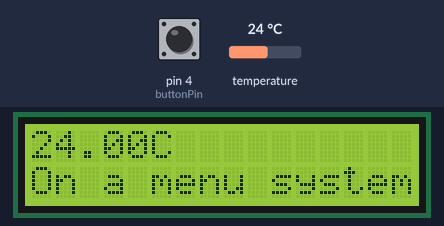
A sketch run on a simulated Arduino Uno, built with avr-gcc and run on an emulated ATmega328P. On the bench: 16×2 character LCD. The test bench sets the inputs (shaded band); at power-on: pin 4 (buttonPin) LOW, temperature 24 °C. What the sketch prints to the serial monitor is not drawn.

Above: at 1.2 s.
1.3 s: pin 4 (buttonPin) pulled HIGH for 3.2 s
At 3.8 s:
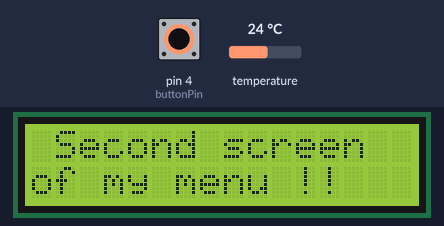
Timing chart, 0 to 5.3 s (numbered marks = the images above; inputs shaded):
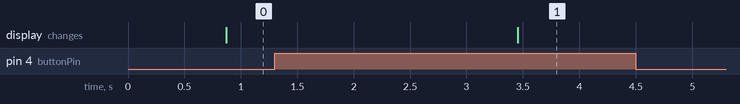

Measured:
- after the input at 1.3 s, the display: changes after 2.2 s (image 1)

The sketch:

Temperature_sensors.ino
```cpp
#include <Wire.h>
#include <LiquidCrystal_I2C.h>
#include <DallasTemperature.h>

const int SENSOR_PIN = 13;

OneWire oneWire(SENSOR_PIN);
DallasTemperature tempSensor(&oneWire);

float tempCelsius;

LiquidCrystal_I2C lcd(0x27,16,2);

int WhichScreen =1;
boolean hasChanged = true;
const int buttonPin = 4;
int buttonState;
int lastButtonState = LOW;
unsigned long lastDebounceTime = 0;
unsigned long debounceDelay = 50;
void setup()
{
  Serial.begin(9600);
  tempSensor.begin();
  lcd.init();
  lcd.backlight();
  pinMode(buttonPin, INPUT);

}
void loop()

{
  tempSensor.requestTemperatures();
  tempCelsius = tempSensor.getTempCByIndex(0);
  Serial.print("Temperature: ");
  Serial.print(tempCelsius);
  Serial.print("°C");

  if (hasChanged == true) {

  switch(WhichScreen) {
  case 1:
   {
     firstScreen();
   }
    break;

   case 2:
   {
     secondScreen();
   }
     break;

     case 0:
   {

   }
    break;
   }
}


  int reading = digitalRead(buttonPin);
  if (reading != lastButtonState) {
   lastDebounceTime = millis();
  }

if ((millis() - lastDebounceTime) > debounceDelay) {


    if (reading != buttonState) {
    buttonState = reading;

    if (buttonState == HIGH) {
     hasChanged = true;
     WhichScreen++;
     }
   } else {
     hasChanged = false;
   }
  }
  lastButtonState = reading;
  if (WhichScreen > 2){
   WhichScreen = 1;
  }
}
void firstScreen()
 {
  lcd.clear();
  lcd.setCursor(0,0);
  lcd.print( tempCelsius);
  lcd.print("C");
  lcd.setCursor(0,1);
  lcd.print("On a menu system");
  delay(500);
  }
void secondScreen()
  {
   lcd.clear();
   lcd.setCursor(0,0);
   lcd.print(" Second screen");
   lcd.setCursor(0,1);
   lcd.print("of my menu !!");
  }
```
